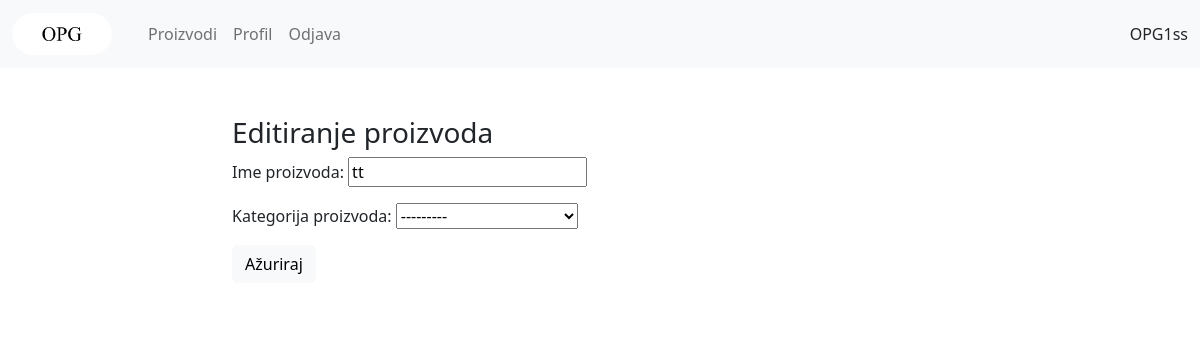
Page /product/12/ (signed in) on the earlier database version.
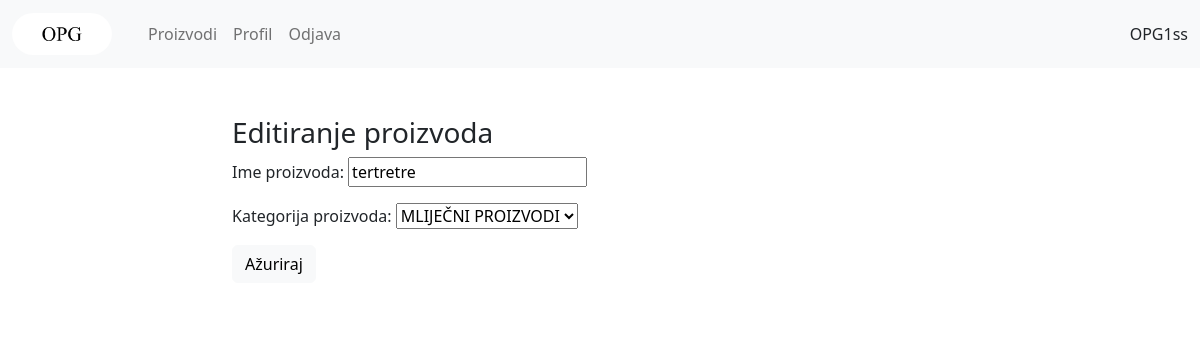
Same page on the later database version.
### opg/models.py (models this page shows, shortened)
class Product(models.Model):
    name = models.CharField(max_length=50, blank=False, null=False)
    category = models.ForeignKey(ProductCategory, on_delete=models.SET(None), blank=True, null=True)
    opg = models.ForeignKey(Opg, on_delete=models.CASCADE)

class ProductCategory(models.Model):
    name = models.CharField(max_length=50)
    def __str__(self):
        return self.name

### opg/views.py (the view, shortened to what this page needs)
# urls.py: path('product/<int:pk>/', views.product, name='product'),
@login_required(login_url='login')
def product(request, pk):
    product = Product.objects.get(id=pk)
    form = ProductForm(instance=product)
    context = {
        'form': form,
    }
    template = loader.get_template('opg/product.html')
    return HttpResponse(template.render(context, request))

### opg/forms.py
class ProductForm(ModelForm):
    class Meta:
        model = Product
        fields = ['name', 'category']
        labels = {
            'name': 'Ime proizvoda',
            'category': 'Kategorija proizvoda',
        }

### opg/models.py (called while the page is built)
    def __str__(self):
        return self.name

### opg/templates/opg/product.html (shortened to what this page needs)
{% extends 'opg/main.html' %}
{% block content %}
<h3>Editiranje proizvoda </h3>
<form action="" method="POST">
        {{ form.as_p }}
    <button type="submit" class="btn btn-light">Ažuriraj</button>
</form>
{% endblock %}

Differences in the rows shown:
changed Product: name "tt" → "tertretre"; category "---------" → "MLIJEČNI PROIZVODI"
